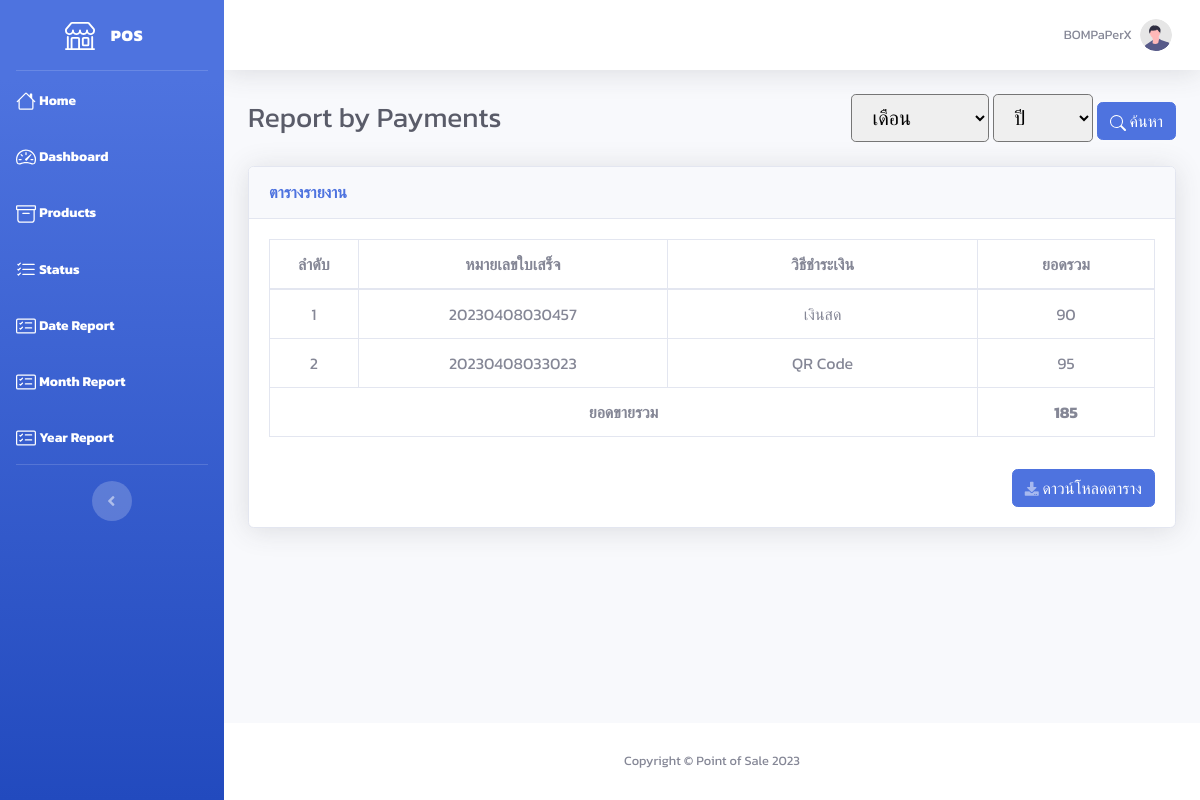
Before: /report_payment.php (signed in) with the older database file.
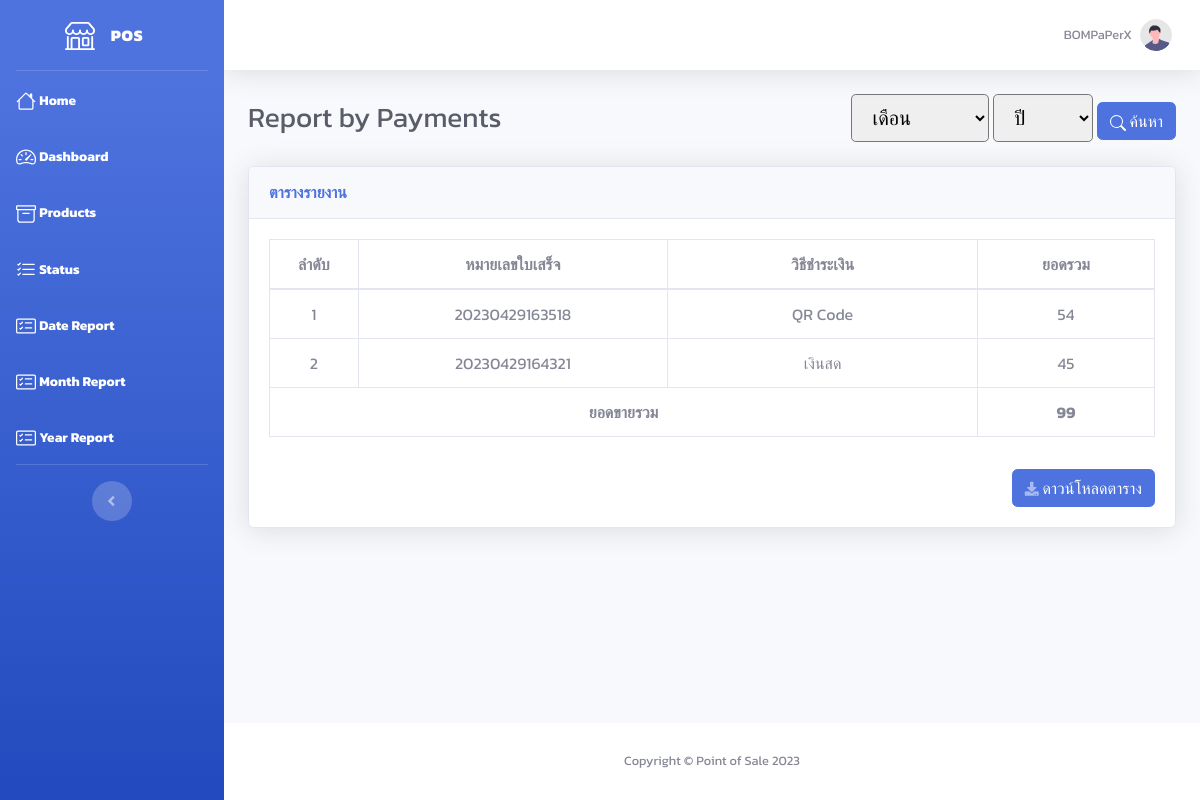
After: the same page with the newer database file.
### tables this page shows
CREATE TABLE `user` (
  `user_id` int(10) NOT NULL,
  `email` varchar(255) NOT NULL,
  `password` varchar(255) NOT NULL,
  `status` tinyint(1) NOT NULL COMMENT '0=disable\r\n1=enable',
  `firstname` varchar(255) NOT NULL,
  `lastname` varchar(255) NOT NULL,
  `store` varchar(255) NOT NULL,
  `description` text NOT NULL,
  `img_path` text NOT NULL
);

CREATE TABLE `payment` (
  `payment_id` int(10) NOT NULL,
  `no_receipt` varchar(255) NOT NULL,
  `method` tinyint(1) NOT NULL COMMENT '0=cash\r\n1=qrcode',
  `timestamp` timestamp NOT NULL DEFAULT current_timestamp(),
  `status` tinyint(1) NOT NULL DEFAULT 0
);

CREATE TABLE `record` (
  `record_id` int(10) NOT NULL,
  `no_receipt` varchar(255) NOT NULL,
  `product_id` int(10) NOT NULL,
  `quantity` int(255) NOT NULL,
  `net_price` int(255) NOT NULL
);

### report_payment.php (the view, shortened to what this page needs)
<!DOCTYPE html>
<html lang="en">
<?php
require 'include/connect.php';
include 'include/header.php';
$user_id = $_SESSION['user_id'];
$report_data = $connect->prepare("SELECT * FROM payment INNER JOIN record ON payment.no_receipt = record.no_receipt INNER JOIN product ON record.product_id = product.product_id WHERE user_id = '$user_id' GROUP BY record.no_receipt");
$report_data->execute();
$row_report = $report_data->fetchAll(PDO::FETCH_ASSOC);
?>
<body id="page-top">
    <div id="wrapper">
        <?php include 'include/sidebar.php'; ?>
        <div id="content-wrapper" class="d-flex flex-column">
            <div id="content">
                <?php include 'include/topbar.php'; ?>
                <div class="container-fluid">
                    <div class="d-sm-flex align-items-center justify-content-between mb-4">
                        <h1 class="h3 mb-0 text-gray-800">Report by Payments</h1>
                        <form method="GET" action="report_payment.php">
                            <div class="d-inline">
                                <select class="form-select form-control-lg is-valid d-inline" name="month">
                                    <option value="">เดือน</option>
                                </select>
                                <select class="form-select form-control-lg is-valid d-inline" name="year" required>
                                    <option value="">ปี</option>
                                </select>
                            </div>
                            <button type="submit" class="btn btn-primary">
                                ค้นหา
                            </button>
                        </form>
                    </div>
                    <div class="card shadow mb-4">
                        <div class="card-header py-3">
                            <h6 class="m-0 font-weight-bold text-primary">ตารางรายงาน</h6>
                        </div>
                        <div class="card-body">
                            <div class="table-responsive">
                                <table class="table table-bordered" id="Table" width="100%" cellspacing="0">
                                    <thead>
                                        <tr>
                                            <th width="10%" class="text-center">ลำดับ</th>
                                            <th width="35%" class="text-center">หมายเลขใบเสร็จ</th>
                                            <th width="35%" class="text-center">วิธีชำระเงิน</th>
                                            <th width="20%" class="text-center">ยอดรวม</th>
                                        </tr>
                                    </thead>
                                    <tbody>
                                        <?php
                                        $all_price = 0;
                                        $j = 1;
                                        foreach ($row_report as $row) {
                                            $price = $connect->prepare("SELECT net_price, quantity FROM record WHERE no_receipt = '" . $row['no_receipt'] . "'");
                                            $price->execute();
                                            $row_price = $price->fetchAll(PDO::FETCH_ASSOC);
                                            $total_price = 0;
                                            foreach ($row_price as $rp) {
                                                $total_price += $rp['net_price'] * $rp['quantity'];
                                            }
                                            $all_price += $total_price;
                                        ?>
                                            <tr>
                                                <td class="text-center"><?= $j++ ?></td>
                                                <td class="text-center"><?= $row['no_receipt'] ?></td>
                                                <td class="text-center"><?= $row['method'] == 1 ? 'QR Code' : 'เงินสด' ?></td>
                                                <td class="text-center"><?= $total_price ?></td>
                                            </tr>
                                        <?php } ?>
                                    </tbody>
                                    <tfoot>
                                        <tr>
                                            <th colspan="3" class="text-center">ยอดขายรวม</th>
                                            <th class="text-center"><?= $all_price ?></th>
                                        </tr>
                                    </tfoot>
                                </table>
                            </div>
                            <button id="download_link" onClick="javascript:ExcelReport();" class="btn btn-primary float-right mt-3">
                                <i class="fas fa-download fa-sm text-white-50"></i> ดาวน์โหลดตาราง
                            </button>
                        </div>
                    </div>
                </div>
            </div>
            <?php include 'include/footer.php'; ?>
        </div>
    </div>
</body>
</html>

### include/header.php (shortened to what this page needs)
<head>
    <link href="vendor/fontawesome-free/css/all.min.css" rel="stylesheet" type="text/css">
    <link href="css/sb-admin-2.min.css" rel="stylesheet">
    <link href="vendor/datatables/dataTables.bootstrap4.min.css" rel="stylesheet">
    <link rel="stylesheet" href="https://cdn.jsdelivr.net/npm/sweetalert2@11/dist/sweetalert2.min.css">
</head>

### include/sidebar.php (shortened to what this page needs)
<ul class="navbar-nav bg-gradient-primary sidebar sidebar-dark accordion" id="accordionSidebar">
    <a class="sidebar-brand d-flex align-items-center justify-content-center" href="index.php">
        <div class="sidebar-brand-icon">
        </div>
        <div class="sidebar-brand-text mx-3">POS</sup></div>
    </a>
    <hr class="sidebar-divider my-0">
    <li class="nav-item active">
        <a class="nav-link" href="index.php">
            <span>Home</span>
        </a>
    </li>
    <li class="nav-item active">
        <a class="nav-link" href="dashboard.php">
            <span>Dashboard</span>
        </a>
    </li>
    <li class="nav-item active">
        <a class="nav-link" href="product.php">
            <span>Products</span>
        </a>
    </li>
    <li class="nav-item active">
        <a class="nav-link" href="status.php">
            <span>Status</span>
        </a>
    </li>
    <li class="nav-item active">
        <a class="nav-link" href="report_payment_date.php">
            <span>Date Report</span>
        </a>
    </li>
    <li class="nav-item active">
        <a class="nav-link" href="report_payment_month.php">
            <span>Month Report</span>
        </a>
    </li>
    <li class="nav-item active">
        <a class="nav-link" href="report_payment_year.php">
            <span>Year Report</span>
        </a>
    </li>
    <hr class="sidebar-divider">
    <div class="text-center d-none d-md-inline">
        <button class="rounded-circle border-0" id="sidebarToggle"></button>
    </div>
</ul>

### include/topbar.php (shortened to what this page needs)
<?php
if (isset($_SESSION['user_id'])) {
    $user_id = $_SESSION['user_id'];
    $profile = $connect->prepare("SELECT * FROM user WHERE user_id = :user_id");
    $profile->bindParam(":user_id", $user_id);
    $profile->execute();
    $row_profile = $profile->fetch(PDO::FETCH_ASSOC);
} else {
    $admin_id = $_SESSION['admin_id'];
    $profile = $connect->prepare("SELECT * FROM admin WHERE admin_id = :admin_id");
    $profile->bindParam(":admin_id", $admin_id);
    $profile->execute();
    $row_profile = $profile->fetch(PDO::FETCH_ASSOC);
}
?>
<nav class="navbar navbar-expand navbar-light bg-white topbar mb-4 static-top shadow">
    <ul class="navbar-nav ml-auto">
        <li class="nav-item dropdown no-arrow">
            <a class="nav-link dropdown-toggle" href="#" id="userDropdown" role="button" data-toggle="dropdown" aria-haspopup="true" aria-expanded="false">
                <span class="mr-2 d-none d-lg-inline text-gray-600 small"><?= isset($_SESSION['user_id']) ? $row_profile['store'] : $row_profile['firstname'] . ' ' . $row_profile['lastname'] ?></span>
                <img class="img-profile rounded-circle" src="../img/undraw_profile.svg">
            </a>
        </li>
    </ul>
</nav>

### include/footer.php
<footer class="sticky-footer bg-white">
    <div class="container my-auto">
        <div class="copyright text-center my-auto">
            <span>Copyright &copy; Point of Sale 2023</span>
        </div>
    </div>
</footer>

### include/header.php (style rules this page uses)
body { font-family: 'Kanit', sans-serif; }

Changed rows visible on the page:
removed payment: record.no_receipt "20230408030457", method "เงินสด", total_price "90"
removed payment: record.no_receipt "20230408033023", method "QR Code", total_price "95"
added payment: record.no_receipt "20230429163518", method "QR Code", total_price "54"
added payment: record.no_receipt "20230429164321", method "เงินสด", total_price "45"
Other visible differences:
$all_price: "185" → "99"
